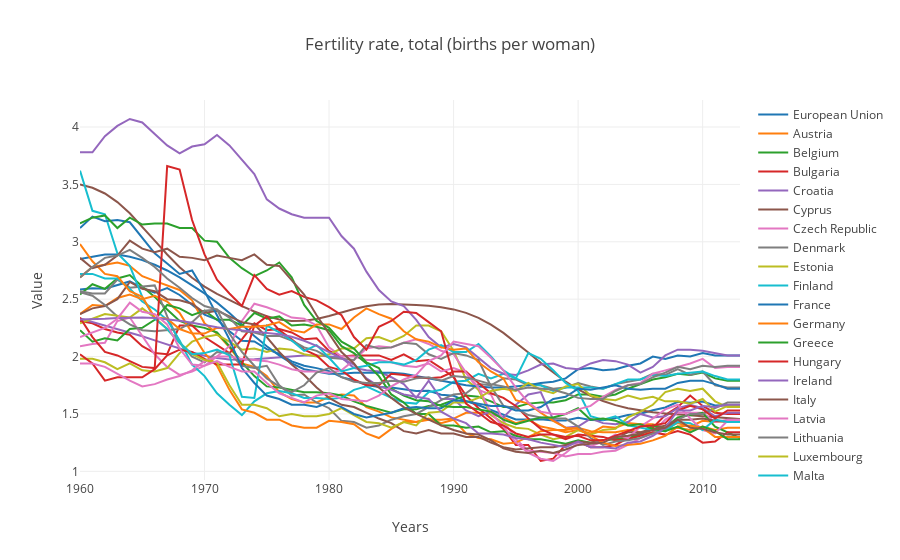

Notebook code cell kept with this figure:
### Markdown cell above
#### Graphic that shows the fertility rate evolution through time

First, we plot a graph containing all the countries from the European Union and that makes use of the function that filters for commum dates, the function stage_prep, and by indicator.

### Code cell
plot_line(stage_prep(chosen_indicators[0]))
